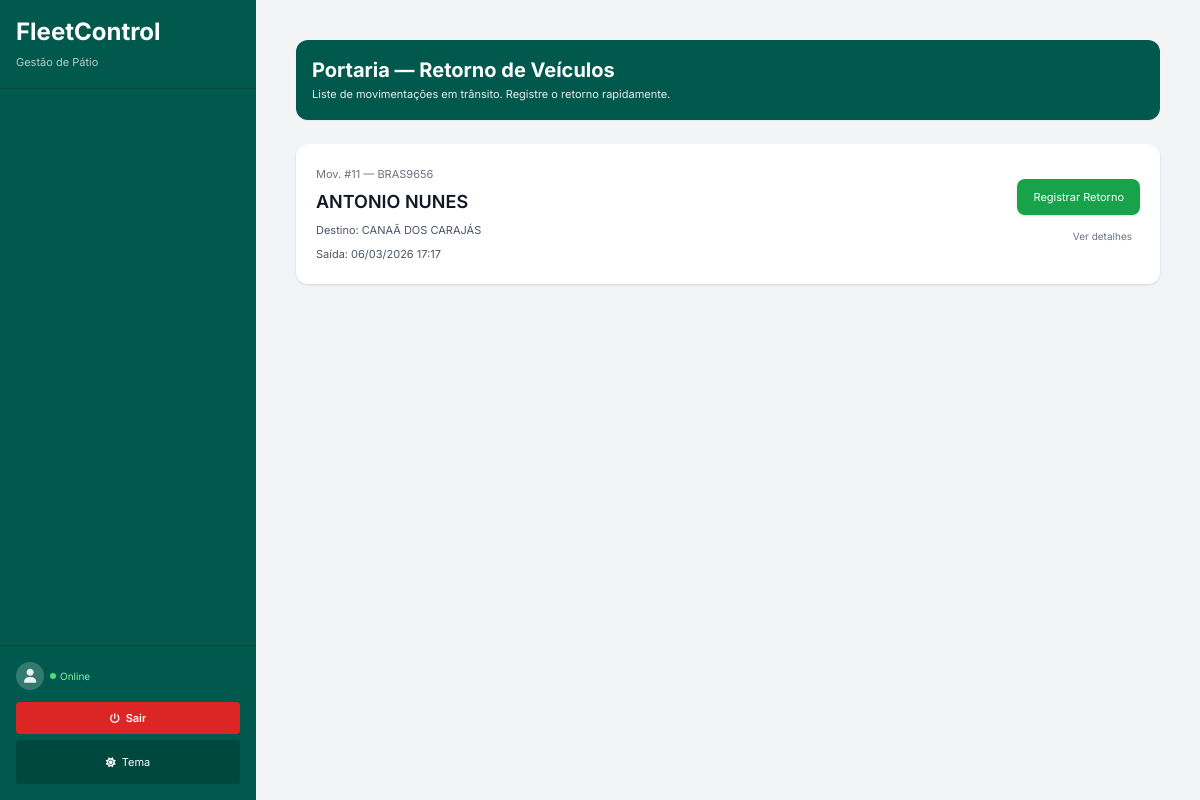
The page /movimentacoes/portaria/retorno/ on the database as committed earlier.
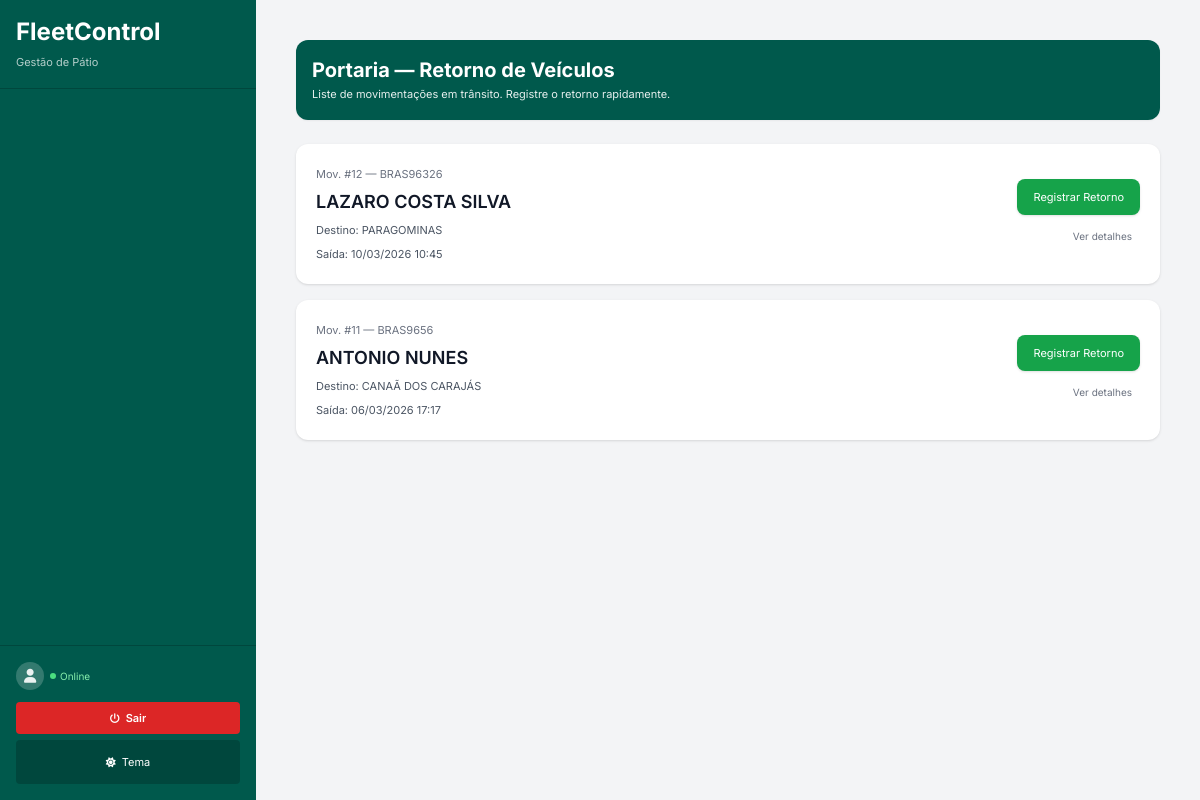
The same page on the database as committed later.
### movimentacoes/models.py (models this page shows, shortened)
class Movimentacao(models.Model):
    STATUS_CHOICES = (
        ("aguardando_checklist_saida", "Aguardando Checklist de Saída"),
        ("aguardando_saida_portaria", "Aguardando Saída da Portaria"),
        ("em_andamento", "Em Andamento"),
        ("aguardando_checklist_retorno", "Aguardando Checklist de Retorno"),
        ("aguardando_retorno_portaria", "Aguardando Retorno da Portaria"),
        ("divergencia_km", "Divergência de KM"),
        ("finalizado", "Finalizado"),
    )
    ORIGEM_CHOICES = (
        ("SISTEMA", "Gerada pelo sistema"),
        ("MANUAL", "Criada manualmente"),
    )
    solicitacao = models.ForeignKey(
        SolicitacaoVeiculo,
        on_delete=models.SET_NULL,
        null=True,
        blank=True,
        related_name="movimentacoes"
    )
    veiculo = models.ForeignKey(Veiculo, on_delete=models.CASCADE)
    motorista = models.ForeignKey(Motorista, on_delete=models.CASCADE)
    origem = models.CharField(
        max_length=20,
        choices=ORIGEM_CHOICES,
        default="SISTEMA",
        db_index=True
    )
    destino = models.CharField(max_length=255)
    finalidade = models.CharField(max_length=255, blank=True)
    status = models.CharField(max_length=40, choices=STATUS_CHOICES)
    km_saida = models.BigIntegerField(null=True, blank=True)
    km_retorno = models.BigIntegerField(null=True, blank=True)
    data_saida = models.DateTimeField(auto_now_add=True)
    data_retorno = models.DateTimeField(null=True, blank=True)
    distancia_percorrida = models.BigIntegerField(null=True, blank=True)
    observacao = models.TextField(blank=True)  # Observações gerais
    observacao_portaria = models.TextField(
        blank=True,
        null=True,
        verbose_name="Observações da portaria (saída)"
    )
    observacao_portaria_retorno = models.TextField(
    blank=True,
    null=True,
    verbose_name="Observações da portaria (retorno)"
)
    porteiro_saida = models.ForeignKey(
        User,
        on_delete=models.SET_NULL,
        null=True,
        blank=True,
        related_name="movimentacoes_porteiro_saida"
    )
    porteiro_saida_nome = models.CharField(max_length=120, null=True, blank=True)
    porteiro_retorno = models.ForeignKey(
        User,
        on_delete=models.SET_NULL,
        null=True,
        blank=True,
        related_name="movimentacoes_porteiro_retorno"
    )
    porteiro_retorno_nome = models.CharField(max_length=120, null=True, blank=True)
    com_cacamba = models.BooleanField(
        default=False,
        verbose_name="Veículo com caçamba",
        help_text="Marque se o veículo saiu com caçamba carregada"
    )
    cacamba_descricao = models.TextField(
        blank=True,
        null=True,
        verbose_name="Descrição do material na caçamba"
    )
    com_prancha = models.BooleanField(
        default=False,
        verbose_name="Veículo com prancha",
        help_text="Marque se o veículo saiu com máquina na prancha"
    )
    prancha_descricao = models.TextField(
        blank=True,
        null=True,
        verbose_name="Descrição da máquina na prancha"
    )
    foto_portaria_geral = models.ImageField(
        upload_to='portaria/saida/geral/%Y/%m/%d/',
        blank=True,
        null=True,
        verbose_name="Foto geral do veículo (saída)"
    )
    foto_portaria_painel = models.ImageField(
        upload_to='portaria/saida/painel/%Y/%m/%d/',
        blank=True,
        null=True,
        verbose_name="Foto do painel/odômetro (saída)"
    )
    foto_portaria_avaria = models.ImageField(
        upload_to='portaria/saida/avarias/%Y/%m/%d/',
        blank=True,
        null=True,
        verbose_name="Foto de avarias (saída)"
    )
    foto_portaria_equipamento = models.ImageField(
        upload_to='portaria/saida/equipamento/%Y/%m/%d/',
        blank=True,
        null=True,
        verbose_name="Foto do equipamento (saída)"
    )
    foto_retorno_geral = models.ImageField(
        upload_to='portaria/retorno/geral/%Y/%m/%d/',
        blank=True,
        null=True,
        verbose_name="Foto geral do veículo (retorno)"
    )
    foto_retorno_painel = models.ImageField(
        upload_to='portaria/retorno/painel/%Y/%m/%d/',
        blank=True,
        null=True,
        verbose_name="Foto do painel/odômetro (retorno)"
    )
    foto_retorno_avaria = models.ImageField(
        upload_to='portaria/retorno/avarias/%Y/%m/%d/',
        blank=True,
        null=True,
        verbose_name="Foto de avarias (retorno)"
    )
    foto_retorno_equipamento = models.ImageField(
        upload_to='portaria/retorno/equipamento/%Y/%m/%d/',
        blank=True,
        null=True,
        verbose_name="Foto do equipamento (retorno)"
    )
    foto_retorno_cacamba = models.ImageField(
        upload_to='portaria/retorno/cacamba/%Y/%m/%d/',
        blank=True,
        null=True,
        verbose_name="Foto da caçamba (retorno)",
        help_text="Foto da caçamba no retorno"
    )
    foto_retorno_prancha = models.ImageField(
        upload_to='portaria/retorno/prancha/%Y/%m/%d/',
        blank=True,
        null=True,
        verbose_name="Foto da prancha (retorno)",
        help_text="Foto da máquina na prancha no retorno"
    )
    foto_retorno_porta_malas = models.ImageField(
        upload_to='portaria/retorno/porta_malas/%Y/%m/%d/',
        blank=True,
        null=True,
        verbose_name="Foto do porta-malas (retorno)",
        help_text="Foto do porta-malas no retorno"
    )
    foto_retorno_combustivel = models.ImageField(
        upload_to='portaria/retorno/combustivel/%Y/%m/%d/',
        blank=True,
        null=True,
        verbose_name="Foto do marcador de combustível (retorno)"
    )
    contrato = models.ForeignKey(
        Contrato,
        on_delete=models.SET_NULL,
        null=True,
        blank=True,
        verbose_name="Contrato vinculado"
    )
    @property
    def em_andamento(self):
        """Propriedade para verificar se a movimentação está em andamento"""
        return self.data_retorno is None
    class Meta:
        verbose_name = "Movimentação"
        verbose_name_plural = "Movimentações"
        ordering = ['-data_saida']
        indexes = [
            models.Index(fields=['status', 'data_saida']),
            models.Index(fields=['veiculo', 'data_saida']),
            models.Index(fields=['motorista', 'data_saida']),
        ]

### veiculos/models.py (models this page shows, shortened)
class Veiculo(models.Model):
    TIPO_VEICULO_CHOICES = [
        ("Carro", "Carro"),
        ("Moto", "Moto"),
        ("Utilitario", "Utilitário"),
        ("Caminhao", "Caminhão"),
    ]
    COMBUSTIVEL_CHOICES = [
        ("Gasolina", "Gasolina"),
        ("Etanol", "Etanol"),
        ("Diesel", "Diesel"),
        ("Flex", "Flex"),
        ("GNV", "GNV"),
        ("Elétrico", "Elétrico"),
        ("Híbrido", "Híbrido"),
    ]
    CATEGORIA_CHOICES = [
        ("Leve", "Leve"),
        ("Pesado", "Pesado"),
        ("Passageiro", "Passageiro"),
        ("Carga", "Carga"),
        ("Onibus", "Ônibus"),
    ]
    TIPO_PROPRIEDADE_CHOICES = [
        ("Proprio", "Próprio"),
        ("Locado", "Locado"),
    ]
    STATUS_CHOICES = [
        ("Disponivel", "Disponível"),
        ("EmTransito", "Em Trânsito"),
        ("Manutencao", "Manutenção"),
        ("Reservado", "Reservado"),
    ]
    CIDADE_CHOICES = [
        ("Curitiba", "Curitiba"),
        ("São Paulo", "São Paulo"),
        ("Rio de Janeiro", "Rio de Janeiro"),
        ("Outros", "Outros"),
    ]
    placa = models.CharField(max_length=10, unique=True)
    renavam = models.CharField(max_length=20, blank=True, null=True)
    marca = models.CharField(max_length=100)
    modelo = models.CharField(max_length=100)
    ano = models.IntegerField()
    cor = models.CharField(max_length=50, blank=True)
    contrato = models.ForeignKey(Contrato, on_delete=models.SET_NULL, null=True, blank=True)
    tag_interna = models.CharField(max_length=50, blank=True, null=True)
    tag_cliente = models.CharField(max_length=50, blank=True, null=True)
    tipo = models.CharField(max_length=20, choices=TIPO_VEICULO_CHOICES)
    categoria = models.CharField(max_length=20, choices=CATEGORIA_CHOICES)
    combustivel = models.CharField(max_length=20, choices=COMBUSTIVEL_CHOICES)
    km_atual = models.PositiveIntegerField(default=0)
    km_anterior = models.PositiveIntegerField(default=0)
    tipo_propriedade = models.CharField(
        max_length=20, choices=TIPO_PROPRIEDADE_CHOICES, default="Proprio"
    )
    status = models.CharField(
        max_length=40, choices=STATUS_CHOICES, default="Disponivel"
    )
    ipva_vencimento = models.DateField(blank=True, null=True)
    licenciamento_vencimento = models.DateField(blank=True, null=True)
    seguro = models.BooleanField(default=False)
    seguro_validade = models.DateField(blank=True, null=True)
    apolice_numero = models.CharField(max_length=50, blank=True, null=True)
    observacoes = models.TextField(blank=True, null=True)
    ativo = models.BooleanField(default=True)

### motoristas/models.py (models this page shows, shortened)
class Motorista(models.Model):
    user = models.OneToOneField(User, on_delete=models.CASCADE, null=True, blank=True)
    nome = models.CharField(max_length=255, blank=True, null=True)
    cpf = models.CharField(max_length=14,blank=True, null=True)
    telefone = models.CharField(max_length=20,blank=True, null=True)
    cnh_numero = models.CharField(max_length=20,blank=True, null=True)
    cnh_categoria = models.CharField(max_length=3,blank=True, null=True)
    cnh_vencimento = models.DateField(blank=True, null=True)
    email = models.CharField(max_length=20,blank=True, null=True)
    matricula = models.CharField(max_length=50)
    endereco = models.TextField(blank=True, null=True)
    cidade = models.CharField(max_length=100)
    estado = models.CharField(max_length=100, null=True, blank=True)
    contrato = models.ForeignKey(Contrato, on_delete=models.SET_NULL, null=True, blank=True)
    ativo = models.BooleanField(default=True)

### movimentacoes/views.py (the view)
# urls.py: path("portaria/retorno/", views.portaria_retorno_list,name="portaria_retorno_list",),
def portaria_retorno_list(request):
    movimentacoes = Movimentacao.objects.filter(
        status="em_andamento"
    ).select_related(
        "veiculo", "motorista", "solicitacao"
    ).order_by("-data_saida")
    return render(request, "portaria/retorno_list.html", {
        "movimentacoes": movimentacoes
    })

### contas/context_processors.py (called while the page is built, shortened)
def perfil_usuario(request):
    if not request.user.is_authenticated:
        return {}
    perfil = PerfilUsuario.objects.filter(user=request.user).first()
    return {"perfilusuario": perfil}

def pendencias_gestor(request):
    if not request.user.is_authenticated:
        return {}

### core/context_processors.py (called while the page is built, shortened)
def solicitacoes_sidebar(request):
    if not request.user.is_authenticated:
        return {}

### movimentacoes/templates/portaria/retorno_list.html (shortened to what this page needs)
{% extends "core/base.html" %}
{% block content %}
<div class="max-w-4xl mx-auto px-4 py-6">
    <div class="bg-[#00594C] text-white rounded-xl p-4 mb-6 shadow-sm">
        <h1 class="text-xl font-bold">Portaria — Retorno de Veículos</h1>
        <p class="text-sm opacity-90">
            Liste de movimentações em trânsito. Registre o retorno rapidamente.
        </p>
    </div>
    {% if movimentacoes %}
        <div class="space-y-4">
            {% for mov in movimentacoes %}
            <div class="bg-white dark:bg-gray-800 rounded-xl shadow p-5 flex justify-between items-center">
                <div class="space-y-1">
                    <div class="text-sm text-gray-500">
                        Mov. #{{ mov.id }} — {{ mov.veiculo.placa }}
                    </div>
                    <div class="font-semibold text-lg text-gray-900 dark:text-gray-100">
                        {{ mov.motorista.nome }}
                    </div>
                    <div class="text-sm text-gray-600 dark:text-gray-300">
                        Destino: {{ mov.destino }}
                    </div>
                    <div class="text-sm text-gray-600 dark:text-gray-300">
                        Saída: {{ mov.data_saida|date:"d/m/Y H:i" }}
                    </div>
                </div>
                <div class="flex flex-col gap-2">
                    <a href="{% url 'registrar_retorno' mov.id %}"
                        class="px-4 py-2 rounded-lg bg-green-600 hover:bg-green-700 text-white text-sm shadow">
                        Registrar Retorno
                    </a>
                    <a href="{% url 'movimentacao_detalhe' mov.id %}"
                        class="text-xs text-gray-500 hover:underline text-right">
                        Ver detalhes
                    </a>
                </div>
            </div>
            {% endfor %}
        </div>
    {% else %}
        <div class="text-center text-gray-500 py-8">
            Nenhuma movimentação em trânsito para registrar retorno.
        </div>
    {% endif %}
</div>
{% endblock %}

Rows that differ between the two databases and show on the page:
added Movimentacao: id "12", veiculo.placa "BRAS96326", motorista.nome "LAZARO COSTA SILVA", destino "PARAGOMINAS", data_saida "10/03/2026 10:45"
